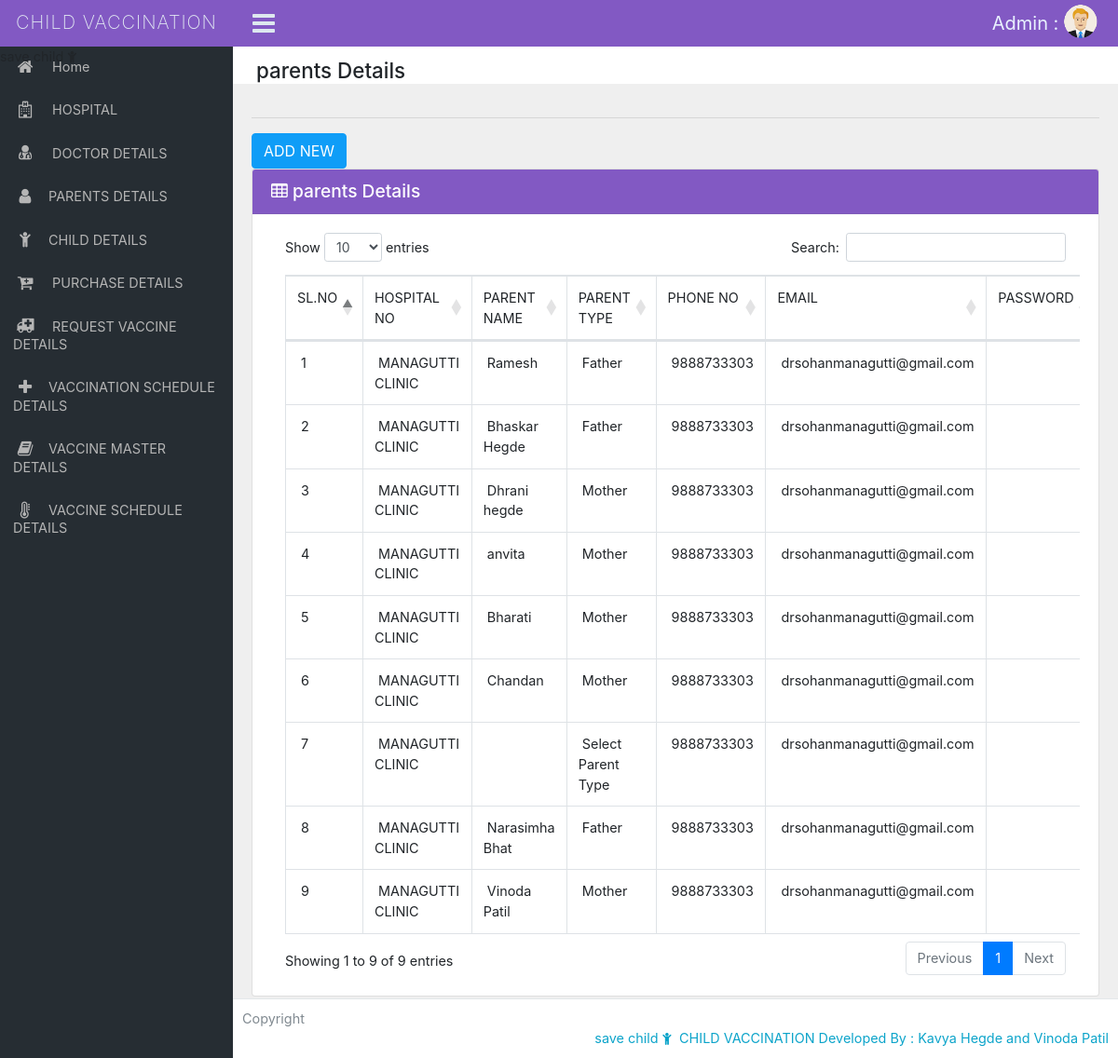
The app's page /codes/Parents_view.php with its own data.
### tables this page shows
CREATE TABLE `parents` (
  `parent_id` int(100) NOT NULL,
  `hospital_id` int(100) NOT NULL,
  `parent_name` varchar(100) NOT NULL,
  `p_type` varchar(100) NOT NULL,
  `phone_no` varchar(100) NOT NULL,
  `email` varchar(100) NOT NULL
);

CREATE TABLE `hospital` (
  `hospital_id` int(100) NOT NULL,
  `hospital_name` varchar(100) NOT NULL,
  `address` varchar(100) NOT NULL,
  `phone_no` varchar(100) NOT NULL,
  `email` varchar(100) NOT NULL,
  `website` varchar(100) NOT NULL,
  `majorfacilities` varchar(100) NOT NULL,
  `emergency_no` varchar(100) NOT NULL
);

### codes/Parents_view.php (the view, shortened to what this page needs)
<!DOCTYPE html>
<html lang="en">
<?php include('metadata.php'); ?>
<body class="adminbody">
<div id="main">
<?php include('header.php'); ?>
  <?php include('sidebar.php'); ?>
    <div class="content-page">
        <div class="content">
      <div class="container-fluid">
        <div class="row">
            <div class="col-xl-12">
                <div class="breadcrumb-holder">
                    <h1 class="main-title float-left"> parents Details</h1>
                    <div class="clearfix"></div>
                </div>
            </div>
        </div>
        <hr>
<a href="Parents_form.php" class="btn btn-primary">ADD NEW</a>
<div class="row">
            <div class="col-xs-12 col-sm-12 col-md-12 col-lg-12 col-xl-12">
              <div class="card mb-3">
                <div class="card-header">
                  <h3><i class="fa fa-table"></i> parents Details </h3>
                </div>
                <div class="card-body">
                  <div class="table-responsive">
                  <table id="example1" class="table table-bordered table-hover display">
                        <thead>
                          <tr>
    <td>SL.NO</td>
    <td>HOSPITAL NO </td>
    <td>PARENT NAME </td>
    <td>PARENT TYPE </td>
    <td>PHONE NO </td>
    <td>EMAIL</td>
    <td>PASSWORD</td>
  </tr>
 </thead>
 <tbody>
<?php
include('../dbconnect/dbconnect.php');
$sl=1;
$sql="select * from parents p,hospital h where p.hospital_id=h.hospital_id";
$res=mysqli_query($conn,$sql);
while($row=mysqli_fetch_array($res))
{
?>
  <tr>
    <td>&nbsp;<?php echo $sl++;?></td>
    <td>&nbsp;<?php echo $row['hospital_name'];?></td>
    <td>&nbsp;<?php echo $row['parent_name'];?></td>
    <td>&nbsp;<?php echo $row['p_type'];?></td>
    <td>&nbsp;<?php echo $row['phone_no'];?></td>
    <td>&nbsp;<?php echo $row['email'];?></td>
    <td>&nbsp;<?php echo $row['password'];?></td>
  </tr>
  <?php
}
?>
</tbody>
</table>
</div>
                </div>
              </div>
            </div>
            </div>
    </div>
    </div>
  <?php include('footer.php'); ?>
</div>
</body>
</html>

### codes/assets/css/style.css (style rules this page uses)
html { position: relative; min-height: 100%; }
body { font-size: 0.9rem; background-color: #efefef; padding-bottom: 50px; }
a { color: #0ca4ca; text-decoration: none; }
.breadcrumb-holder { background-color: #ffffff; margin: 0px -20px 20px -20px; padding: 13px 25px 0 25px; box-shadow: none; }
.breadcrumb-holder .main-title { margin-bottom: 0; font-size: 1.4rem; }
.card-header { color: #ffffff; background-color: rgba(130, 89, 195); border-bottom: 1px solid rgba(111,111,111,.13); }
.card-header h3 { font-weight: 500; line-height: 1.2; font-size: 1.2rem; margin-bottom: 0; }
a { outline: none !important; text-decoration: none !important; }
.row { margin-right: -10px; margin-left: -10px; }
.col, .col-1, .col-10, .col-11, .col-12, .col-2, .col-3, .col-4, .col-5, .col-6, .col-7, .col-8, .col-9, .col-lg, .col-lg-1, .col-lg-10, .col-lg-11, .col-lg-12, .col-lg-2, .col-lg-3, .col-lg-4, .col-lg-5, .col-lg-6, .col-lg-7, .col-lg-8, .col-lg-9, .col-md, .col-md-1, .col-md-10, .col-md-11, .col-md-12, .col-md-2, .col-md-3, .col-md-4, .col-md-5, .col-md-6, .col-md-7, .col-md-8, .col-md-9, .col-sm, .col-sm-1, .col-sm-10, .col-sm-11, .col-sm-12, .col-sm-2, .col-sm-3, .col-sm-4, .col-sm-5, .col-sm-6, .col-sm-7, .col-sm-8, .col-sm-9, .col-xl, .col-xl-1, .col-xl-10, .col-xl-11, .col-xl-12, .col-xl-2, .col-xl-3, .col-xl-4, .col-xl-5, .col-xl-6, .col-xl-7, .col-xl-8, .col-xl-9 { padding-right: 10px; padding-left: 10px; }
.content-page { margin-left: 250px; overflow: hidden; }
.content-page .content { padding: 0 5px; margin-top: 50px; }
.btn-primary { background-color: #0f9df7; border-color: #0f9df7; }

### records on screen
parents: hospital.hospital_name "MANAGUTTI CLINIC", parent_name "Ramesh", p_type "Father", hospital.phone_no "9888733303", hospital.email "drsohanmanagutti@gmail.com"
parents: hospital.hospital_name "MANAGUTTI CLINIC", parent_name "Bhaskar Hegde", p_type "Father", hospital.phone_no "9888733303", hospital.email "drsohanmanagutti@gmail.com"
parents: hospital.hospital_name "MANAGUTTI CLINIC", parent_name "Dhrani hegde", p_type "Mother", hospital.phone_no "9888733303", hospital.email "drsohanmanagutti@gmail.com"
parents: hospital.hospital_name "MANAGUTTI CLINIC", parent_name "anvita", p_type "Mother", hospital.phone_no "9888733303", hospital.email "drsohanmanagutti@gmail.com"
parents: hospital.hospital_name "MANAGUTTI CLINIC", parent_name "Bharati", p_type "Mother", hospital.phone_no "9888733303", hospital.email "drsohanmanagutti@gmail.com"
parents: hospital.hospital_name "MANAGUTTI CLINIC", parent_name "Chandan", p_type "Mother", hospital.phone_no "9888733303", hospital.email "drsohanmanagutti@gmail.com"
parents: hospital.hospital_name "MANAGUTTI CLINIC", p_type "Select Parent Type", hospital.phone_no "9888733303", hospital.email "drsohanmanagutti@gmail.com"
parents: hospital.hospital_name "MANAGUTTI CLINIC", parent_name "Narasimha Bhat", p_type "Father", hospital.phone_no "9888733303", hospital.email "drsohanmanagutti@gmail.com"
parents: hospital.hospital_name "MANAGUTTI CLINIC", parent_name "Vinoda Patil", p_type "Mother", hospital.phone_no "9888733303", hospital.email "drsohanmanagutti@gmail.com"
